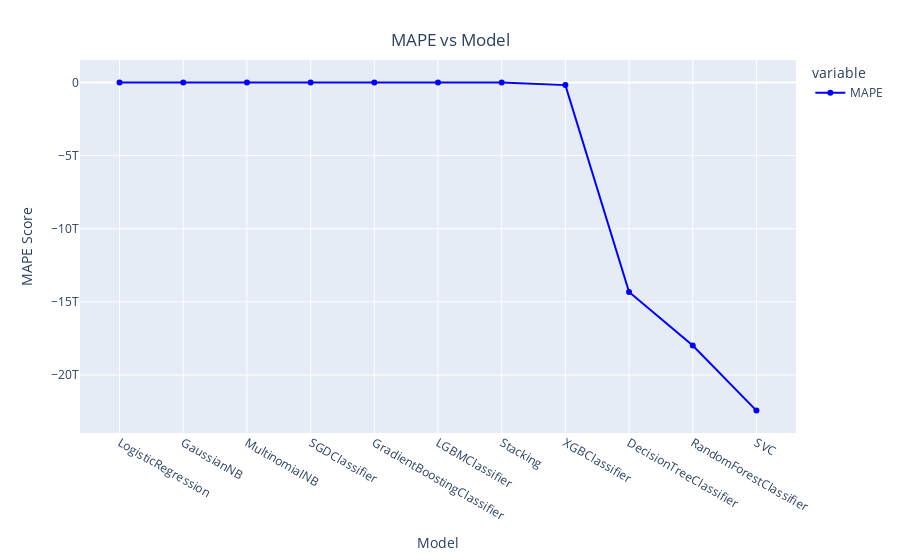

Source (notebook cell):
### Code cell
line = px.line(data_frame = df_models.sort_values('MAPE', ascending=False),y =['MAPE'], markers = True)
line.update_xaxes(title="Model", rangeslider_visible = False)
line.update_yaxes(title = "MAPE Score")
line.update_traces(line_color="blue")
line.update_layout(showlegend = True,
                   title = {
                       'text': 'MAPE vs Model',
                       'y':0.94,
                       'x':0.5,
                       'xanchor': 'center',
                       'yanchor': 'top'})

line.show()

### Figure 1 — Plotly figure (JSON) as saved in the notebook; plotly's stock layout.template omitted (floating-point values rounded to 4 significant figures)
{"data": [{"hovertemplate": "variable=MAPE<br>Name=%{x}<br>value=%{y}<extra></extra>", "legendgroup": "MAPE", "line": {"color": "blue", "dash": "solid"}, "marker": {"symbol": "circle"}, "mode": "markers+lines", "name": "MAPE", "orientation": "v", "showlegend": true, "type": "scatter", "x": ["LogisticRegression", "GaussianNB", "MultinomialNB", "SGDClassifier", "GradientBoostingClassifier", "LGBMClassifier", "Stacking", "XGBClassifier", "DecisionTreeClassifier", "RandomForestClassifier", "SVC"], "xaxis": "x", "y": [-0.06455, -0.06455, -0.06455, -0.06455, -0.06455, -0.06455, -0.06455, -185400000000.0, -14320000000000.0, -17980000000000.0, -22430000000000.0], "yaxis": "y"}], "layout": {"legend": {"title": {"text": "variable"}, "tracegroupgap": 0}, "margin": {"t": 60}, "showlegend": true, "title": {"text": "MAPE vs Model", "x": 0.5, "xanchor": "center", "y": 0.94, "yanchor": "top"}, "xaxis": {"anchor": "y", "domain": [0, 1], "rangeslider": {"visible": false}, "title": {"text": "Model"}}, "yaxis": {"anchor": "x", "domain": [0, 1], "title": {"text": "MAPE Score"}}}}
